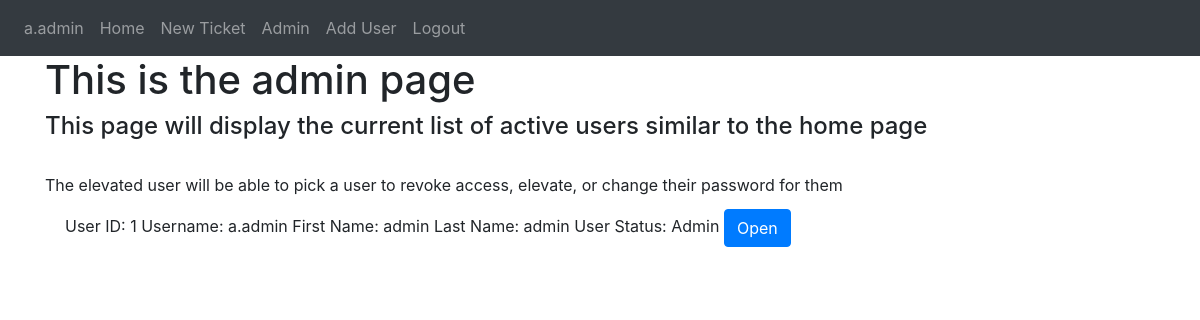
Page /admin (signed in) on the earlier database version.
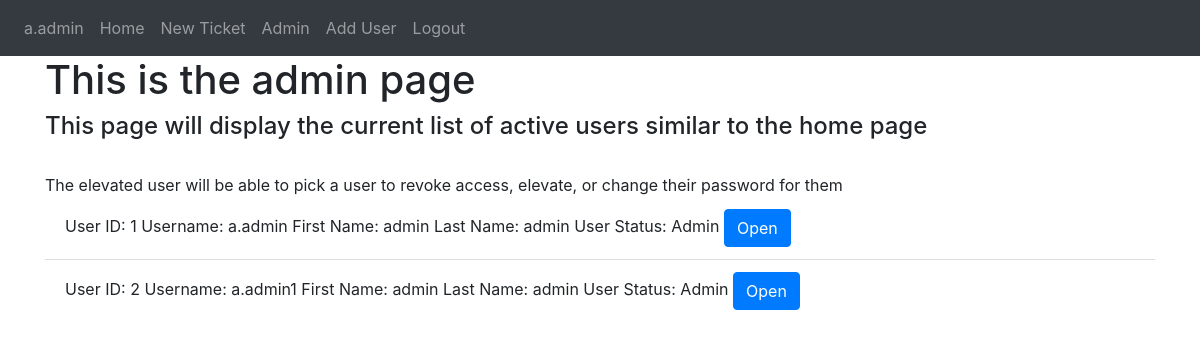
Same page on the later database version.
### Website/models.py (models this page shows)
class User(db.Model, UserMixin):
    id = db.Column(db.Integer, primary_key=True)
    username = db.Column(db.String(100), unique=True)
    fname = db.Column(db.String(100))
    lname = db.Column(db.String(100))
    user_status = db.Column(db.Integer)
    password_hash = db.Column(db.String(150))
    user_entries = db.relationship('Entry')

### Website/views.py (the view)
@views.route('/admin', methods=['GET', 'POST'])
@login_required
def admin():
    return render_template("admin.html", user=current_user, users=User.query.all())

### Website/__init__.py (called while the page is built)
def create_app():
    app = Flask(__name__)
    app.config['SECRET_KEY'] = "SuperSecretKey"
    app.config['SQLALCHEMY_DATABASE_URI'] = f'sqlite:///{DB_NAME}'
    db.init_app(app)
    from .views import views
    from .auth import auth
    app.register_blueprint(views, url_prefix='/')
    app.register_blueprint(auth, url_prefix='/')
    from .models import User, Ticket, Entry
    create_database(app)
    login_manager = LoginManager()
    login_manager.login_view = 'auth.login'
    login_manager.init_app(app)
    @login_manager.user_loader
    def load_user(id):
        return User.query.get(int(id))
    return app

### Website/templates/admin.html (shortened to what this page needs)
{% extends "base.html" %}
{% block content%} <h1> This is the admin page</h1>
    <h4> This page will display the current list of active users similar to the home page</h4>
    <br />
    <P1 align="center"> The elevated user will be able to pick a user to revoke access, elevate, or change their password for them</P1>
    <ul class="list-group list-group-flush" id="users">
        {% for user in users%}
        <li class="list-group-item">
            User ID: {{user.id}}
            Username: {{user.username}}
            First Name: {{user.fname}}
            Last Name: {{user.lname}}
            User Status:
            {% if user.user_status == 0 %}
                Deactivated
            {% elif user.user_status == 1%}
                User
            {% elif user.user_status == 2%}
                Admin
            {% endif %}
            <a href="/chng/{{user.id}}" class="btn btn-primary" onClick=""> Open </a>
        </li>
        {% endfor%}
    </ul>
{%endblock%}

### Website/templates/base.html (shortened to what this page needs)
<!DOCTYPE html>
<html>
  <head>
    <link
      rel="stylesheet"
      href="https://stackpath.bootstrapcdn.com/bootstrap/4.4.1/css/bootstrap.min.css"
    />
    <link
      rel="stylesheet"
      href="https://stackpath.bootstrapcdn.com/font-awesome/4.7.0/css/font-awesome.min.css"
    />
  </head>
  <body>
    <nav class="navbar navbar-expand-lg navbar-dark bg-dark">
      <div class="collapse navbar-collapse" id="navbar">
        <div class="navbar-nav">
            {% if user.is_authenticated %}
            <a class="nav-item nav-link" id="user" href="/userpage">{{user.username}}</a>
            <a class="nav-item nav-link" id="home" href="/">Home</a>
            <a class="nav-item nav-link" id="adduser" href="/ticket">New Ticket</a>
            {% if user.user_status == 2 %}
            <a class="nav-item nav-link" id="login" href="/admin">Admin</a>
            <a class="nav-item nav-link" id="adduser" href="/adduser">Add User</a>
            {% endif %}
            <a class="nav-item nav-link" id="logout" href="/logout">Logout</a>
            {% else %}
            <a class="nav-item nav-link" id="login" href="/login">Login</a>
            {% endif %}
        </div>
       </div>
    </nav>
    <div class="container">
        {% block content%}
        {%endblock%}
    </div>
  </body>
</html>

Differences in the rows shown:
added User: id "2", username "a.admin1", fname "admin", lname "admin", user_status "Admin"
